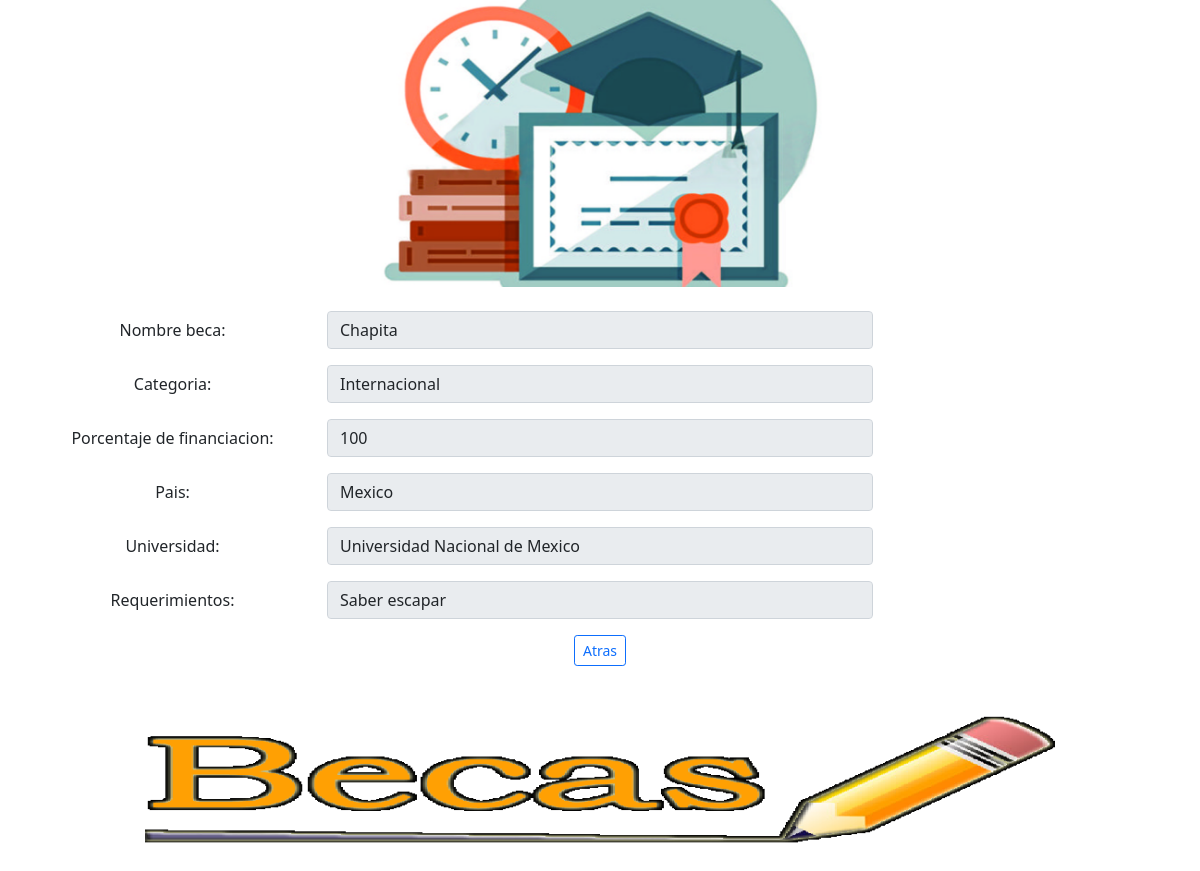
/7, run on the app's committed database.
### beca/models.py (models this page shows)
class Beca(models.Model):
    id = models.AutoField(primary_key=True)
    Categoria = models.CharField(max_length=100)
    Nombre = models.CharField(max_length=100)
    Porcentaje_F = models.IntegerField(max_length=100)
    Pais = models.CharField(max_length=100)
    Universidad = models.CharField(max_length=100)
    Requirimientos = models.CharField(max_length=100)
    Popularidad = models.IntegerField(max_length=100)

### beca/views.py (the view)
# urls.py: path('<int:id>', views.detalleBeca, name="detalleBeca"),
def detalleBeca(request,id):
    beca = Beca.objects.get(id=id)
    beca.Popularidad = beca.Popularidad + 1
    beca.save()
    contexto = {
        'beca': beca
    }
    return render(request,'detalleBeca.html',contexto)

### beca/templates/detalleBeca.html (shortened to what this page needs)
<!DOCTYPE html>
{% load static %}
<html lang="en">
    <head>
    <link href="https://cdn.jsdelivr.net/npm/bootstrap@5.1.3/dist/css/bootstrap.min.css" rel="stylesheet">
  </head>
  <body>
    <div class="container text-center">
        <div class="container mb-4 text-center">
            <img src="{% static 'imagenes/beca.jpg' %}" class="img-fluid col-6" alt="ImgBeca">
        </div>
        <div class="row mb-3">
            <label for="inputEmail3" class="col-sm-3 col-form-label">Nombre beca:</label>
            <div class="col-sm-6">
                <input class="form-control" type="text" value="{{ beca.Nombre }}" aria-label="Disabled input example" disabled readonly>
            </div>
        </div>
        <div class="row mb-3">
            <label for="inputEmail3" class="col-sm-3 col-form-label">Categoria:</label>
            <div class="col-sm-6">
                <input class="form-control" type="text" value="{{ beca.Categoria }}" aria-label="Disabled input example" disabled readonly>
            </div>
        </div>
        <div class="row mb-3">
            <label for="inputEmail3" class="col-sm-3 col-form-label">Porcentaje de financiacion:</label>
            <div class="col-sm-6">
                <input class="form-control" type="text" value="{{ beca.Porcentaje_F }}" aria-label="Disabled input example" disabled readonly>
            </div>
        </div>
        <div class="row mb-3">
            <label for="inputEmail3" class="col-sm-3 col-form-label">Pais:</label>
            <div class="col-sm-6">
                <input class="form-control" type="text" value="{{ beca.Pais }}" aria-label="Disabled input example" disabled readonly>
            </div>
        </div>
        <div class="row mb-3">
            <label for="inputEmail3" class="col-sm-3 col-form-label">Universidad:</label>
            <div class="col-sm-6">
                <input class="form-control" type="text" value="{{ beca.Universidad }}" aria-label="Disabled input example" disabled readonly>
            </div>
        </div>
        <div class="row mb-3">
            <label for="inputEmail3" class="col-sm-3 col-form-label">Requerimientos:</label>
            <div class="col-sm-6">
                <input class="form-control" type="text" value="{{ beca.Requirimientos }}" aria-label="Disabled input example" disabled readonly>
            </div>
        </div>
        <div class="container mb-5 text-center">
            <a class="btn btn-outline-primary btn-sm" href="{% url 'index'  %}"> Atras </a>
        </div>
        <div class="container mb-4 text-center">
            <img src="{% static 'imagenes/beca2.png' %}" class="img-fluid col-10" alt="ImgBeca">
        </div>
    </div>
</body>
</html>

### data on the page
Beca: Nombre "Chapita", Categoria "Internacional", Porcentaje_F "100", Pais "Mexico", Universidad "Universidad Nacional de Mexico", Requirimientos "Saber escapar"
